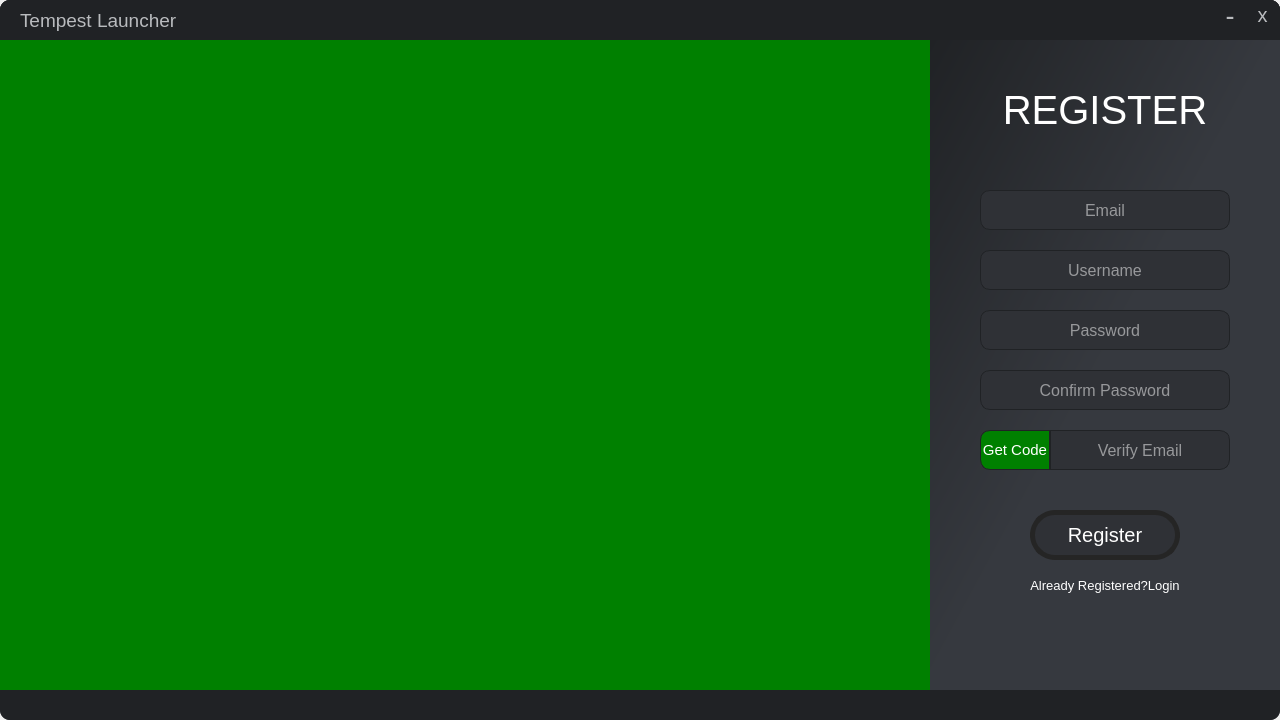
<?xml version="1.0" encoding="UTF-8"?>
<ui version="4.0">
 <class>Dialog</class>
 <widget class="QDialog" name="Dialog">
  <property name="geometry">
   <rect>
    <x>0</x>
    <y>0</y>
    <width>1280</width>
    <height>720</height>
   </rect>
  </property>
  <property name="windowTitle">
   <string>Dialog</string>
  </property>
  <widget class="QFrame" name="bg">
   <property name="geometry">
    <rect>
     <x>0</x>
     <y>0</y>
     <width>1280</width>
     <height>720</height>
    </rect>
   </property>
   <property name="styleSheet">
    <string notr="true">background-color: qlineargradient(spread:pad, x1:0, y1:0, x2:1, y2:1, stop:0 rgba(32, 34, 37, 255), stop:0.494565 rgba(54, 57, 63, 255));
border-radius:10px;
outline:none;</string>
   </property>
   <property name="frameShape">
    <enum>QFrame::StyledPanel</enum>
   </property>
   <property name="frameShadow">
    <enum>QFrame::Raised</enum>
   </property>
   <widget class="QLabel" name="gallery">
    <property name="geometry">
     <rect>
      <x>0</x>
      <y>40</y>
      <width>1280</width>
      <height>650</height>
     </rect>
    </property>
    <property name="styleSheet">
     <string notr="true">border-radius:0px;
background-color:green;</string>
    </property>
    <property name="text">
     <string/>
    </property>
    <property name="scaledContents">
     <bool>true</bool>
    </property>
   </widget>
   <widget class="QFrame" name="titlebar">
    <property name="geometry">
     <rect>
      <x>0</x>
      <y>0</y>
      <width>1280</width>
      <height>40</height>
     </rect>
    </property>
    <property name="styleSheet">
     <string notr="true">background:rgb(32, 34, 37);
border-top-left-radius:10px;
border-top-right-radius:10px;
border-bottom-left-radius:0px;
border-bottom-right-radius:0px;</string>
    </property>
    <property name="frameShape">
     <enum>QFrame::StyledPanel</enum>
    </property>
    <property name="frameShadow">
     <enum>QFrame::Raised</enum>
    </property>
    <widget class="QPushButton" name="closebtn">
     <property name="geometry">
      <rect>
       <x>1245</x>
       <y>0</y>
       <width>35</width>
       <height>30</height>
      </rect>
     </property>
     <property name="cursor">
      <cursorShape>PointingHandCursor</cursorShape>
     </property>
     <property name="styleSheet">
      <string notr="true">QPushButton {
color:rgb(185, 187, 190);
font:15pt;
border-top-left-radius:0px;
border-top-right-radius:10px;
}
QPushButton:hover {
background-color:rgb(237, 66, 69);
}</string>
     </property>
     <property name="text">
      <string>x</string>
     </property>
     <property name="autoExclusive">
      <bool>false</bool>
     </property>
    </widget>
    <widget class="QPushButton" name="minbtn">
     <property name="geometry">
      <rect>
       <x>1215</x>
       <y>0</y>
       <width>30</width>
       <height>30</height>
      </rect>
     </property>
     <property name="cursor">
      <cursorShape>PointingHandCursor</cursorShape>
     </property>
     <property name="styleSheet">
      <string notr="true">QPushButton {
color:rgb(185, 187, 190);
font:20pt;
border-top-left-radius:0px;
border-top-right-radius:0px;
}
QPushButton:hover {
background-color:rgb(38, 41, 46);
}</string>
     </property>
     <property name="text">
      <string>-</string>
     </property>
     <property name="autoExclusive">
      <bool>false</bool>
     </property>
    </widget>
    <widget class="QLabel" name="drag">
     <property name="geometry">
      <rect>
       <x>0</x>
       <y>0</y>
       <width>1280</width>
       <height>720</height>
      </rect>
     </property>
     <property name="text">
      <string/>
     </property>
    </widget>
    <widget class="QLabel" name="label_2">
     <property name="geometry">
      <rect>
       <x>20</x>
       <y>5</y>
       <width>211</width>
       <height>30</height>
      </rect>
     </property>
     <property name="styleSheet">
      <string notr="true">color:white;
font:14pt;
color:rgb(185, 187, 190);</string>
     </property>
     <property name="text">
      <string>Tempest Launcher</string>
     </property>
    </widget>
    <zorder>drag</zorder>
    <zorder>minbtn</zorder>
    <zorder>closebtn</zorder>
    <zorder>label_2</zorder>
   </widget>
   <widget class="QFrame" name="frame_2">
    <property name="geometry">
     <rect>
      <x>0</x>
      <y>690</y>
      <width>1280</width>
      <height>30</height>
     </rect>
    </property>
    <property name="styleSheet">
     <string notr="true">background:rgb(32, 34, 37);
border-top-left-radius:0px;
border-top-right-radius:0px;
border-bottom-left-radius:10px;
border-bottom-right-radius:10px;</string>
    </property>
    <property name="frameShape">
     <enum>QFrame::StyledPanel</enum>
    </property>
    <property name="frameShadow">
     <enum>QFrame::Raised</enum>
    </property>
   </widget>
   <widget class="QStackedWidget" name="stackedWidget">
    <property name="geometry">
     <rect>
      <x>930</x>
      <y>40</y>
      <width>350</width>
      <height>650</height>
     </rect>
    </property>
    <property name="styleSheet">
     <string notr="true"/>
    </property>
    <property name="currentIndex">
     <number>1</number>
    </property>
    <widget class="QWidget" name="logwid">
     <property name="styleSheet">
      <string notr="true">background-color: qlineargradient(spread:pad, x1:0, y1:0, x2:1, y2:1, stop:0 rgba(32, 34, 37, 255), stop:0.494565 rgba(54, 57, 63, 255));
border-bottom-right-radius:10px;
outline:none;
border-radius:0px;</string>
     </property>
     <widget class="QFrame" name="frame">
      <property name="geometry">
       <rect>
        <x>0</x>
        <y>0</y>
        <width>350</width>
        <height>650</height>
       </rect>
      </property>
      <property name="styleSheet">
       <string notr="true"/>
      </property>
      <property name="frameShape">
       <enum>QFrame::StyledPanel</enum>
      </property>
      <property name="frameShadow">
       <enum>QFrame::Raised</enum>
      </property>
      <widget class="QPushButton" name="pushButton_2">
       <property name="geometry">
        <rect>
         <x>60</x>
         <y>90</y>
         <width>230</width>
         <height>80</height>
        </rect>
       </property>
       <property name="styleSheet">
        <string notr="true">color:white;
font:30pt;
background-color:none;</string>
       </property>
       <property name="text">
        <string>LOGIN</string>
       </property>
       <property name="icon">
        <iconset resource="../qrf.qrc">
         <normaloff>:/rf/Pictures/Saved Pictures/icon.png</normaloff>:/rf/Pictures/Saved Pictures/icon.png</iconset>
       </property>
       <property name="iconSize">
        <size>
         <width>80</width>
         <height>80</height>
        </size>
       </property>
      </widget>
      <widget class="QLineEdit" name="uelog">
       <property name="geometry">
        <rect>
         <x>50</x>
         <y>210</y>
         <width>250</width>
         <height>40</height>
        </rect>
       </property>
       <property name="styleSheet">
        <string notr="true">border-radius:10px;
background-color:rgb(47, 49, 54);
border:1px solid rgb(32, 34, 37);
color:white;
font:12pt;</string>
       </property>
       <property name="text">
        <string/>
       </property>
       <property name="alignment">
        <set>Qt::AlignCenter</set>
       </property>
       <property name="placeholderText">
        <string>Username or Email</string>
       </property>
      </widget>
      <widget class="QLineEdit" name="logpass">
       <property name="geometry">
        <rect>
         <x>50</x>
         <y>270</y>
         <width>250</width>
         <height>40</height>
        </rect>
       </property>
       <property name="styleSheet">
        <string notr="true">border-radius:10px;
background-color:rgb(47, 49, 54);
border:1px solid rgb(32, 34, 37);
color:white;
font:12pt;</string>
       </property>
       <property name="echoMode">
        <enum>QLineEdit::Password</enum>
       </property>
       <property name="alignment">
        <set>Qt::AlignCenter</set>
       </property>
       <property name="placeholderText">
        <string>Password</string>
       </property>
      </widget>
      <widget class="QPushButton" name="logbtn">
       <property name="geometry">
        <rect>
         <x>100</x>
         <y>355</y>
         <width>150</width>
         <height>50</height>
        </rect>
       </property>
       <property name="cursor">
        <cursorShape>PointingHandCursor</cursorShape>
       </property>
       <property name="styleSheet">
        <string notr="true">QPushButton {
background-color: rgb(47, 49, 54);
border:5px solid rgb(37, 37, 37);
border-radius:25px;
color:white;
font:15pt;
}
QPushButton:hover {
background-color:rgb(37, 37, 37);

}</string>
       </property>
       <property name="text">
        <string>Login</string>
       </property>
      </widget>
      <widget class="QPushButton" name="regacc">
       <property name="geometry">
        <rect>
         <x>115</x>
         <y>460</y>
         <width>120</width>
         <height>30</height>
        </rect>
       </property>
       <property name="cursor">
        <cursorShape>PointingHandCursor</cursorShape>
       </property>
       <property name="styleSheet">
        <string notr="true">QPushButton {
color:white;
font:10pt;
outline:none;
background-color:none;
}
QPushButton:hover {
color:rgb(107, 125, 145);
}</string>
       </property>
       <property name="text">
        <string>Create Account</string>
       </property>
      </widget>
      <widget class="QLabel" name="lfb">
       <property name="geometry">
        <rect>
         <x>0</x>
         <y>315</y>
         <width>350</width>
         <height>30</height>
        </rect>
       </property>
       <property name="styleSheet">
        <string notr="true">background-color:none;
color:white;
font:16px;</string>
       </property>
       <property name="text">
        <string/>
       </property>
       <property name="alignment">
        <set>Qt::AlignCenter</set>
       </property>
      </widget>
      <widget class="QPushButton" name="fixbtn">
       <property name="geometry">
        <rect>
         <x>260</x>
         <y>580</y>
         <width>80</width>
         <height>30</height>
        </rect>
       </property>
       <property name="cursor">
        <cursorShape>PointingHandCursor</cursorShape>
       </property>
       <property name="toolTip">
        <string>Click this if the launcher not working.</string>
       </property>
       <property name="styleSheet">
        <string notr="true">QPushButton {
color:white;
background-color:green;
border-radius:10px;
font:18px;
border:1px solid rgb(32, 34, 37);
}
QPushButton:hover {
border-width: -2px;
font:20px;
}
QPushButton:pressed {
border-width: 2px;
font:16px;
}</string>
       </property>
       <property name="text">
        <string>Fix</string>
       </property>
      </widget>
      <widget class="QLabel" name="reset">
       <property name="geometry">
        <rect>
         <x>130</x>
         <y>580</y>
         <width>125</width>
         <height>30</height>
        </rect>
       </property>
       <property name="styleSheet">
        <string notr="true">background-color:none;
color:white;
font:16px;</string>
       </property>
       <property name="text">
        <string/>
       </property>
       <property name="alignment">
        <set>Qt::AlignCenter</set>
       </property>
      </widget>
      <widget class="QLabel" name="reset_2">
       <property name="geometry">
        <rect>
         <x>100</x>
         <y>610</y>
         <width>240</width>
         <height>30</height>
        </rect>
       </property>
       <property name="styleSheet">
        <string notr="true">background-color:none;
color:white;
font:15px;</string>
       </property>
       <property name="text">
        <string>Click this if launcher not working</string>
       </property>
       <property name="alignment">
        <set>Qt::AlignRight|Qt::AlignTrailing|Qt::AlignVCenter</set>
       </property>
      </widget>
      <widget class="QCheckBox" name="rmpass">
       <property name="geometry">
        <rect>
         <x>109</x>
         <y>420</y>
         <width>135</width>
         <height>20</height>
        </rect>
       </property>
       <property name="cursor">
        <cursorShape>PointingHandCursor</cursorShape>
       </property>
       <property name="styleSheet">
        <string notr="true">background-color:none;
color:white;
font:10pt;</string>
       </property>
       <property name="text">
        <string>Remember Me</string>
       </property>
      </widget>
     </widget>
    </widget>
    <widget class="QWidget" name="regwid">
     <property name="styleSheet">
      <string notr="true">background-color: qlineargradient(spread:pad, x1:0, y1:0, x2:1, y2:1, stop:0 rgba(32, 34, 37, 255), stop:0.494565 rgba(54, 57, 63, 255));
border-bottom-right-radius:10px;
outline:none;
border-radius:0px;</string>
     </property>
     <widget class="QFrame" name="frame_3">
      <property name="geometry">
       <rect>
        <x>0</x>
        <y>0</y>
        <width>350</width>
        <height>650</height>
       </rect>
      </property>
      <property name="frameShape">
       <enum>QFrame::StyledPanel</enum>
      </property>
      <property name="frameShadow">
       <enum>QFrame::Raised</enum>
      </property>
      <widget class="QFrame" name="frame_4">
       <property name="geometry">
        <rect>
         <x>0</x>
         <y>0</y>
         <width>350</width>
         <height>650</height>
        </rect>
       </property>
       <property name="styleSheet">
        <string notr="true"/>
       </property>
       <property name="frameShape">
        <enum>QFrame::StyledPanel</enum>
       </property>
       <property name="frameShadow">
        <enum>QFrame::Raised</enum>
       </property>
       <widget class="QPushButton" name="pushButton_3">
        <property name="geometry">
         <rect>
          <x>20</x>
          <y>30</y>
          <width>310</width>
          <height>80</height>
         </rect>
        </property>
        <property name="styleSheet">
         <string notr="true">color:white;
font:30pt;
background-color:none;</string>
        </property>
        <property name="text">
         <string>REGISTER</string>
        </property>
        <property name="icon">
         <iconset resource="../qrf.qrc">
          <normaloff>:/rf/Pictures/Saved Pictures/icon.png</normaloff>:/rf/Pictures/Saved Pictures/icon.png</iconset>
        </property>
        <property name="iconSize">
         <size>
          <width>80</width>
          <height>80</height>
         </size>
        </property>
       </widget>
       <widget class="QLineEdit" name="username">
        <property name="geometry">
         <rect>
          <x>50</x>
          <y>210</y>
          <width>250</width>
          <height>40</height>
         </rect>
        </property>
        <property name="styleSheet">
         <string notr="true">border-radius:10px;
background-color:rgb(47, 49, 54);
border:1px solid rgb(32, 34, 37);
color:white;
font:12pt;</string>
        </property>
        <property name="maxLength">
         <number>16</number>
        </property>
        <property name="alignment">
         <set>Qt::AlignCenter</set>
        </property>
        <property name="placeholderText">
         <string>Username</string>
        </property>
        <property name="clearButtonEnabled">
         <bool>false</bool>
        </property>
       </widget>
       <widget class="QLineEdit" name="regpass">
        <property name="geometry">
         <rect>
          <x>50</x>
          <y>270</y>
          <width>250</width>
          <height>40</height>
         </rect>
        </property>
        <property name="styleSheet">
         <string notr="true">border-radius:10px;
background-color:rgb(47, 49, 54);
border:1px solid rgb(32, 34, 37);
color:white;
font:12pt;</string>
        </property>
        <property name="maxLength">
         <number>50</number>
        </property>
        <property name="echoMode">
         <enum>QLineEdit::Password</enum>
        </property>
        <property name="alignment">
         <set>Qt::AlignCenter</set>
        </property>
        <property name="placeholderText">
         <string>Password</string>
        </property>
        <property name="clearButtonEnabled">
         <bool>false</bool>
        </property>
       </widget>
       <widget class="QPushButton" name="regbtn">
        <property name="geometry">
         <rect>
          <x>100</x>
          <y>470</y>
          <width>150</width>
          <height>50</height>
         </rect>
        </property>
        <property name="cursor">
         <cursorShape>PointingHandCursor</cursorShape>
        </property>
        <property name="styleSheet">
         <string notr="true">QPushButton {
background-color: rgb(47, 49, 54);
border:5px solid rgb(37, 37, 37);
border-radius:25px;
color:white;
font:15pt;
}
QPushButton:hover {
background-color:rgb(37, 37, 37);

}</string>
        </property>
        <property name="text">
         <string>Register</string>
        </property>
       </widget>
       <widget class="QPushButton" name="logacc">
        <property name="geometry">
         <rect>
          <x>75</x>
          <y>530</y>
          <width>200</width>
          <height>30</height>
         </rect>
        </property>
        <property name="cursor">
         <cursorShape>PointingHandCursor</cursorShape>
        </property>
        <property name="styleSheet">
         <string notr="true">QPushButton {
color:white;
font:10pt;
outline:none;
background-color:none;
}
QPushButton:hover {
color:rgb(107, 125, 145);
}</string>
        </property>
        <property name="text">
         <string>Already Registered?Login</string>
        </property>
       </widget>
       <widget class="QLineEdit" name="email">
        <property name="geometry">
         <rect>
          <x>50</x>
          <y>150</y>
          <width>250</width>
          <height>40</height>
         </rect>
        </property>
        <property name="styleSheet">
         <string notr="true">border-radius:10px;
background-color:rgb(47, 49, 54);
border:1px solid rgb(32, 34, 37);
color:white;
font:12pt;</string>
        </property>
        <property name="maxLength">
         <number>50</number>
        </property>
        <property name="alignment">
         <set>Qt::AlignCenter</set>
        </property>
        <property name="placeholderText">
         <string>Email</string>
        </property>
        <property name="clearButtonEnabled">
         <bool>false</bool>
        </property>
       </widget>
       <widget class="QLineEdit" name="ve">
        <property name="geometry">
         <rect>
          <x>120</x>
          <y>390</y>
          <width>180</width>
          <height>40</height>
         </rect>
        </property>
        <property name="styleSheet">
         <string notr="true">border-radius:10px;
background-color:rgb(47, 49, 54);
border:1px solid rgb(32, 34, 37);
color:white;
font:12pt;
border-top-left-radius:0px;
border-bottom-left-radius:0px;</string>
        </property>
        <property name="maxLength">
         <number>13</number>
        </property>
        <property name="alignment">
         <set>Qt::AlignCenter</set>
        </property>
        <property name="placeholderText">
         <string>Verify Email</string>
        </property>
        <property name="clearButtonEnabled">
         <bool>false</bool>
        </property>
       </widget>
       <widget class="QLineEdit" name="cregpass">
        <property name="geometry">
         <rect>
          <x>50</x>
          <y>330</y>
          <width>250</width>
          <height>40</height>
         </rect>
        </property>
        <property name="styleSheet">
         <string notr="true">border-radius:10px;
background-color:rgb(47, 49, 54);
border:1px solid rgb(32, 34, 37);
color:white;
font:12pt;</string>
        </property>
        <property name="maxLength">
         <number>50</number>
        </property>
        <property name="echoMode">
         <enum>QLineEdit::Password</enum>
        </property>
        <property name="alignment">
         <set>Qt::AlignCenter</set>
        </property>
        <property name="placeholderText">
         <string>Confirm Password</string>
        </property>
        <property name="clearButtonEnabled">
         <bool>false</bool>
        </property>
       </widget>
       <widget class="QPushButton" name="getcode">
        <property name="geometry">
         <rect>
          <x>50</x>
          <y>390</y>
          <width>70</width>
          <height>40</height>
         </rect>
        </property>
        <property name="cursor">
         <cursorShape>PointingHandCursor</cursorShape>
        </property>
        <property name="styleSheet">
         <string notr="true">QPushButton {
color:white;
background-color:green;
border-top-left-radius:10px;
border-bottom-left-radius:10px;
font:15px;
border:1px solid rgb(32, 34, 37);
}
QPushButton:hover {
border-width: -2px;
font:16px;
}
QPushButton:pressed {
border-width: 2px;
font:14px;
}</string>
        </property>
        <property name="text">
         <string>Get Code</string>
        </property>
       </widget>
       <widget class="QLabel" name="rfb">
        <property name="geometry">
         <rect>
          <x>0</x>
          <y>435</y>
          <width>350</width>
          <height>30</height>
         </rect>
        </property>
        <property name="styleSheet">
         <string notr="true">background-color:none;
color:white;
font:16px;</string>
        </property>
        <property name="text">
         <string/>
        </property>
        <property name="alignment">
         <set>Qt::AlignCenter</set>
        </property>
       </widget>
      </widget>
     </widget>
    </widget>
   </widget>
  </widget>
 </widget>
 <resources>
  <include location="../qrf.qrc"/>
 </resources>
 <connections/>
</ui>
